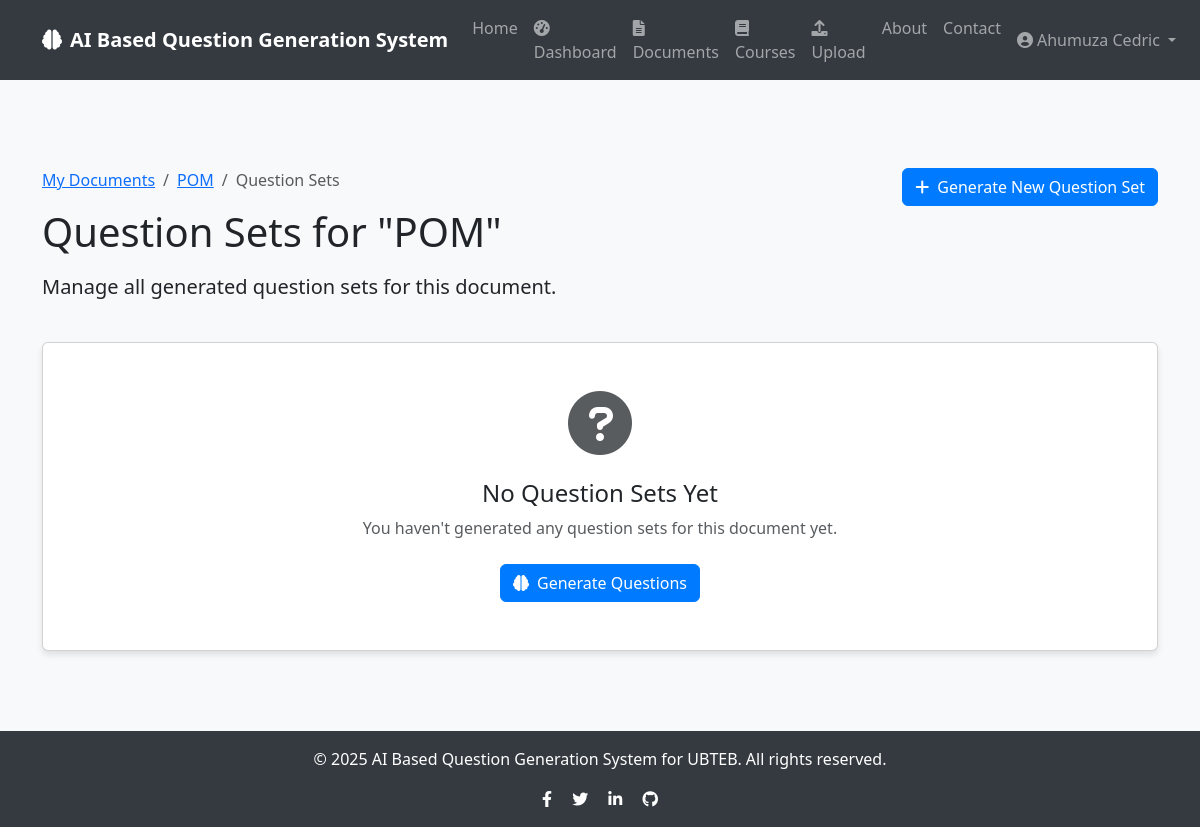
The app's page /documents/1/question-sets (signed in), older data.
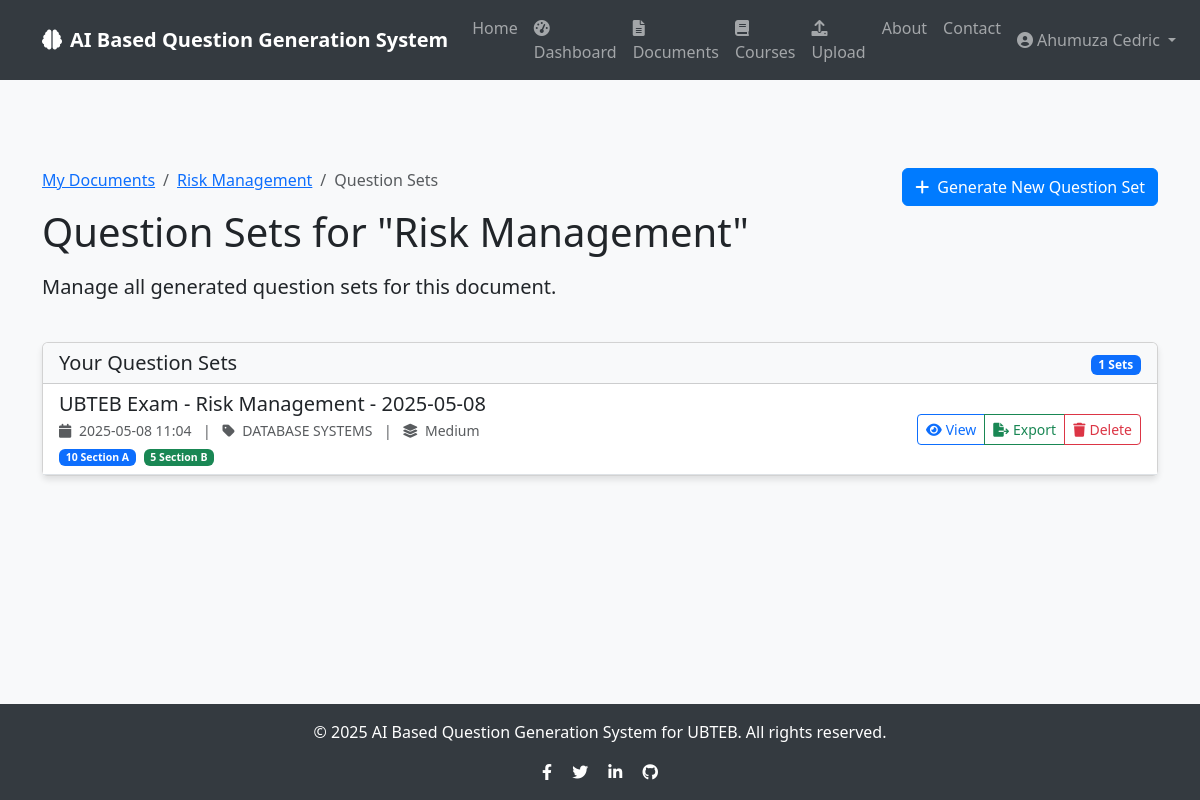
The same page, newer data.
### app/models/document.py (models this page shows, shortened)
class Document(db.Model):
    id = db.Column(db.Integer, primary_key=True)
    title = db.Column(db.String(100), nullable=False)
    filename = db.Column(db.String(100), nullable=False)
    file_path = db.Column(db.String(255), nullable=False)
    content = db.Column(db.Text, nullable=False)
    created_at = db.Column(db.DateTime, default=datetime.utcnow)
    user_id = db.Column(db.Integer, db.ForeignKey('user.id'), nullable=False)
    course_id = db.Column(db.Integer, db.ForeignKey('course.id'), nullable=True)
    questions = db.relationship('Question', backref='document', lazy=True, cascade="all, delete-orphan")
    question_sets = db.relationship('QuestionSet', backref='document', lazy=True, cascade="all, delete-orphan")

### app/models/question.py (models this page shows, shortened)
class QuestionSet(db.Model):
    id = db.Column(db.Integer, primary_key=True)
    title = db.Column(db.String(100), nullable=False)
    created_at = db.Column(db.DateTime, default=datetime.utcnow)
    exam_series = db.Column(db.String(100), nullable=True)
    programme_list = db.Column(db.String(255), nullable=True)
    paper_name = db.Column(db.String(255), nullable=True)
    paper_code = db.Column(db.String(50), nullable=True)
    year_semester = db.Column(db.String(100), nullable=True)
    exam_date = db.Column(db.String(50), nullable=True)
    difficulty = db.Column(db.String(20), nullable=False)
    document_id = db.Column(db.Integer, db.ForeignKey('document.id'), nullable=False)
    user_id = db.Column(db.Integer, db.ForeignKey('user.id'), nullable=False)
    questions = db.relationship('Question', backref='question_set', lazy=True, cascade="all, delete-orphan")

### app/routes/questions.py (the view)
@questions.route('/documents/<int:document_id>/question-sets')
@login_required
def list_question_sets(document_id):
    document = Document.query.get_or_404(document_id)
    if document.user_id != current_user.id:
        flash('You do not have permission to view question sets for this document.', 'danger')
        return redirect(url_for('questions.list_documents'))
    question_sets = QuestionSet.query.filter_by(document_id=document.id).order_by(QuestionSet.created_at.desc()).all()
    return render_template('questions/question_sets.html', document=document, question_sets=question_sets)

### app/models/user.py (called while the page is built)
@login_manager.user_loader
def load_user(user_id):
    return User.query.get(int(user_id))

### app/templates/questions/question_sets.html (shortened to what the changed rows need)
{% extends "base.html" %}
{% block content %}
<div class="container py-5">
    <div class="row mb-4">
        <div class="col-md-8">
            <nav aria-label="breadcrumb">
                <ol class="breadcrumb">
                    <li class="breadcrumb-item"><a href="{{ url_for('questions.view_document', document_id=document.id) }}">{{ document.title }}</a></li>
                </ol>
            </nav>
            <h1 class="mb-3">Question Sets for "{{ document.title }}"</h1>
            <p class="lead">Manage all generated question sets for this document.</p>
        </div>
    </div>
    {% if question_sets %}
        <div class="row">
            <div class="col-md-12">
                <div class="card">
                    <div class="card-header bg-light">
                        <div class="row align-items-center">
                            <div class="col">
                                <h5 class="mb-0">Your Question Sets</h5>
                            </div>
                            <div class="col-auto">
                                <span class="badge bg-primary">{{ question_sets|length }} Sets</span>
                            </div>
                        </div>
                    </div>
                    <div class="list-group list-group-flush">
                        {% for question_set in question_sets %}
                            <div class="list-group-item">
                                <div class="row align-items-center">
                                    <div class="col-md-7">
                                        <h5 class="mb-1">{{ question_set.title }}</h5>
                                        <p class="mb-1 text-muted small">
                                            <i class="fas fa-calendar me-1"></i> {{ question_set.created_at.strftime('%Y-%m-%d %H:%M') }}
                                            <span class="mx-2">|</span>
                                            <i class="fas fa-tag me-1"></i> {{ question_set.paper_name }}
                                            <span class="mx-2">|</span>
                                            <i class="fas fa-layer-group me-1"></i> {{ question_set.difficulty|title }}
                                        </p>
                                        <p class="mb-0 small">
                                            <span class="badge bg-primary me-1">{{ question_set.questions|selectattr('question_type', 'equalto', 'section_a')|list|length }} Section A</span>
                                            <span class="badge bg-success">{{ question_set.questions|selectattr('question_type', 'equalto', 'section_b')|list|length }} Section B</span>
                                        </p>
                                    </div>
                                    <div class="col-md-5 text-end">
                                        <div class="btn-group" role="group">
                                            <a href="{{ url_for('questions.view_question_set', question_set_id=question_set.id) }}" class="btn btn-sm btn-outline-primary">
                                                <i class="fas fa-eye me-1"></i>View
                                            </a>
                                            <a href="{{ url_for('questions.export_question_set', question_set_id=question_set.id) }}" class="btn btn-sm btn-outline-success">
                                                <i class="fas fa-file-export me-1"></i>Export
                                            </a>
                                            <button type="button" class="btn btn-sm btn-outline-danger" data-bs-toggle="modal" data-bs-target="#deleteQuestionSetModal{{ question_set.id }}">
                                                <i class="fas fa-trash me-1"></i>Delete
                                            </button>
                                        </div>
                                    </div>
                                </div>
                            </div>
                        {% endfor %}
                    </div>
                </div>
            </div>
        </div>
    {% else %}
        <div class="row">
            <div class="col-md-12">
                <div class="card">
                    <div class="card-body text-center py-5">
                        <i class="fas fa-question-circle fa-4x text-muted mb-4"></i>
                        <h4>No Question Sets Yet</h4>
                        <p class="text-muted mb-4">You haven't generated any question sets for this document yet.</p>
                        <a href="{{ url_for('questions.generate_questions_form', document_id=document.id) }}" class="btn btn-primary">
                            <i class="fas fa-brain me-2"></i>Generate Questions
                        </a>
                    </div>
                </div>
            </div>
        </div>
    {% endif %}
</div>
{% endblock %}

Row changes from the older to the newer data that the page shows:
changed Document: title "POM" → "Risk Management"
added QuestionSet: title "UBTEB Exam - Risk Management - 2025-05-08", created_at "2025-05-08 11:04", paper_name "DATABASE SYSTEMS", difficulty "Medium", questions|selectattr "10", questions|selectattr "5"
Text that changed along with them:
{{ question_sets|length }}: (not shown) → "1"
text no longer shown: "No Question Sets Yet You haven't generated any question sets for this document yet. Generate Questions"
text now shown: "Your Question Sets Sets"
